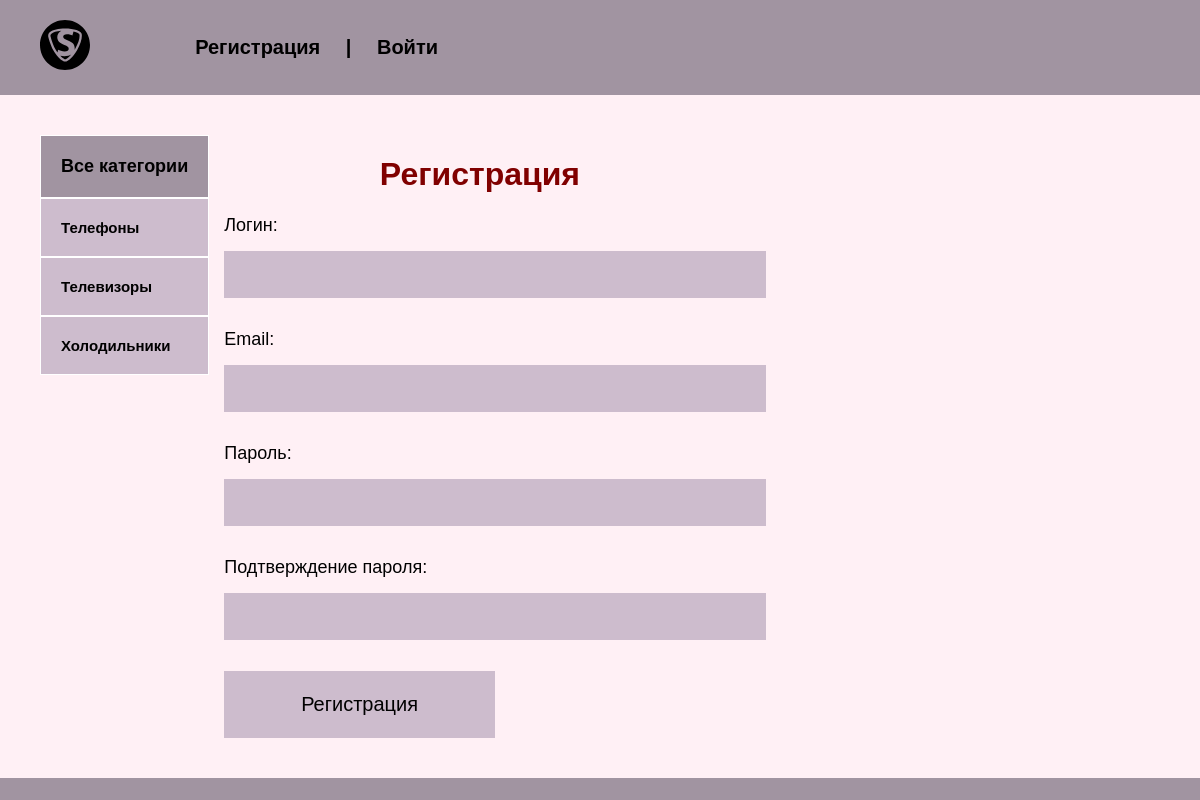
Before: /register/ with the older database file.
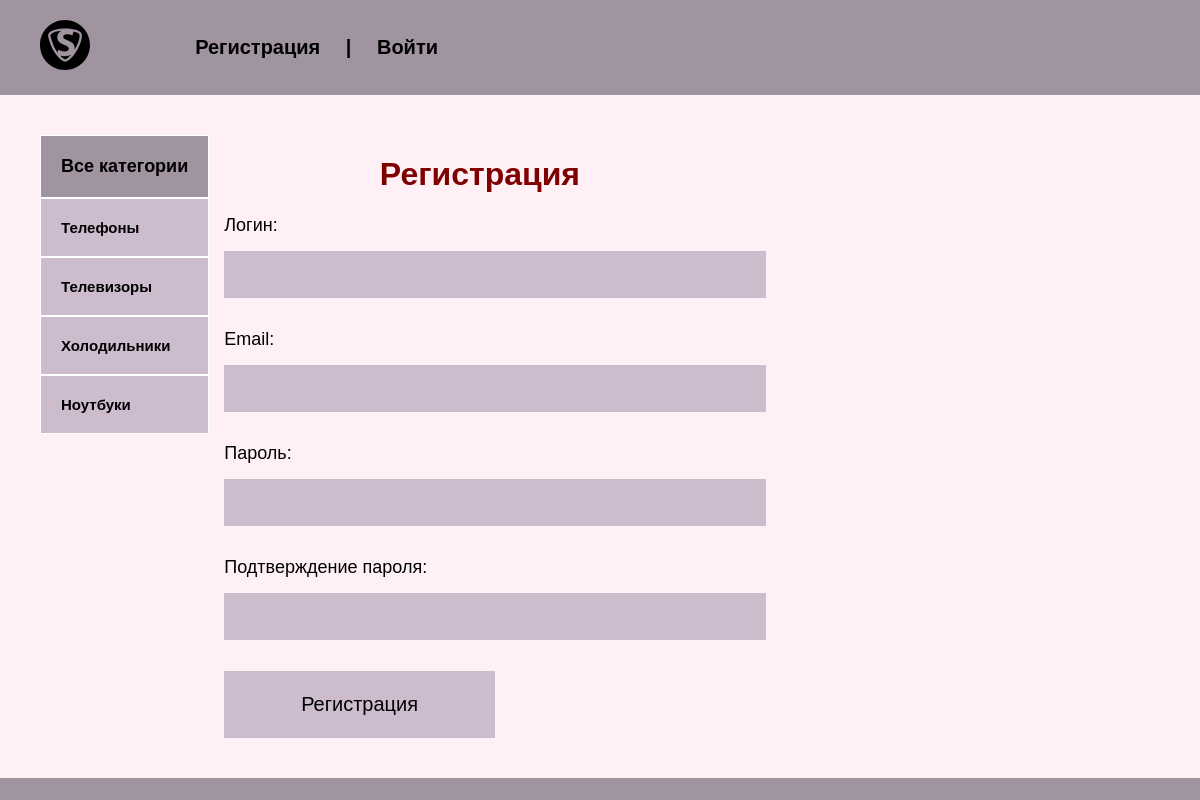
After: the same page with the newer database file.
### shop/models.py (models this page shows, shortened)
class Category(models.Model):
    name = models.CharField(max_length=100, verbose_name='Название')
    slug = models.SlugField(max_length=100, unique=True, verbose_name='Ссылка')
    def get_absolute_url(self):
        return reverse('category', kwargs={'cat_slug': self.slug})
    class Meta:
        verbose_name = 'Категория'
        verbose_name_plural = 'Категории'

### shop/views.py (the view, shortened to what this page needs)
# urls.py: path('register/', RegisterUser.as_view(), name='register'),
class RegisterUser(DataMixin, CreateView):
    form_class = RegisterUserForm
    template_name = 'shop/register.html'
    success_url = reverse_lazy('login')
    def get_context_data(self, **kwargs):
        context = super().get_context_data(**kwargs)
        c_def = self.get_user_context(title='Регистрация')
        return dict(list(context.items()) + list(c_def.items()))

### shop/forms.py
class RegisterUserForm(UserCreationForm):
    username = forms.CharField(label='Логин', widget=forms.TextInput(attrs={'class': 'form-input'}))
    email = forms.EmailField(widget=forms.EmailInput(attrs={'class': 'form-input'}))
    password1 = forms.CharField(label='Пароль',
                                widget=forms.PasswordInput(attrs={'class': 'form-input'}))
    password2 = forms.CharField(label='Подтверждение пароля',
                                widget=forms.PasswordInput(attrs={'class': 'form-input'}))
    class Meta:
        model = User
        fields = ('username', 'email', 'password1', 'password2')

### shop/templatetags/shop_tags.py (called while the page is built)
@register.inclusion_tag('shop/list_categories.html')
def show_categories(sort=None, cat_selected=0):
    if not sort:
        cats = Category.objects.all()
    else:
        cats = Category.objects.order_by(sort)
    context = {'cats': cats, 'cat_selected': cat_selected}
    return context

### shop/templates/shop/register.html (shortened to what this page needs)
{% extends 'shop/base.html' %}
{% block content %}
<h1>{{ title }}</h1>
<form method="post">
    {{ form.as_p }}
    <button>Регистрация</button>
</form>
{% endblock %}

### shop/templates/shop/list_categories.html
{% for c in cats %}
    {% if c.pk == cat_selected %}
        <li class="selected">{{ c.name }}</li>
    {% else %}
        <li><a href="{{ c.get_absolute_url }}"> {{ c.name }}</a></li>
    {% endif %}
{% endfor %}

Changed rows visible on the page:
added Category: name "Ноутбуки"
